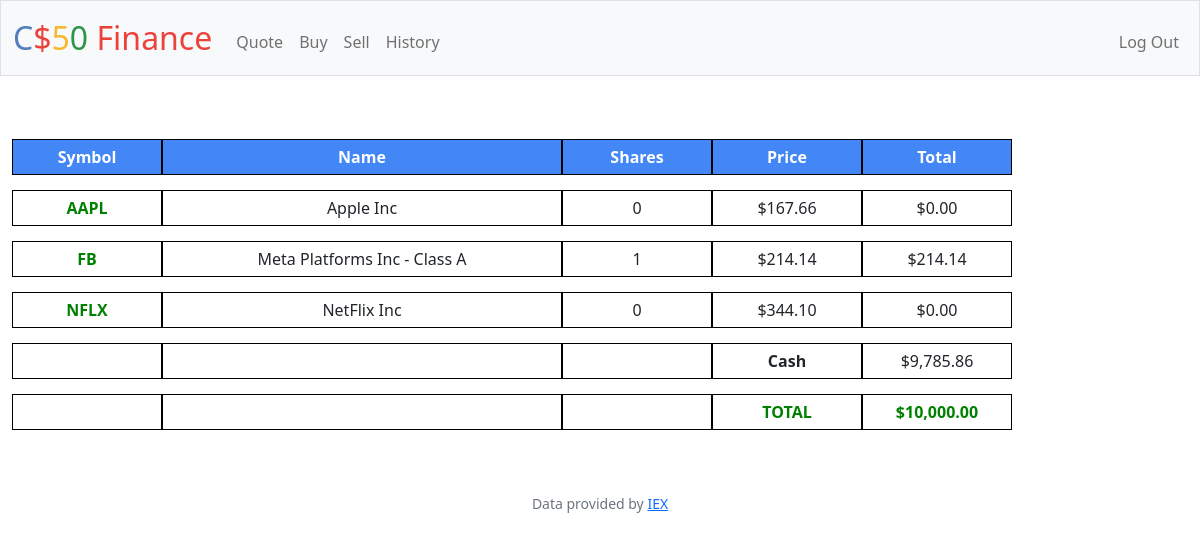
The page / (signed in) on the database its author committed.
### tables this page shows
CREATE TABLE transactions (
 id INTEGER PRIMARY KEY AUTOINCREMENT,
 user_id INTEGER NOT NULL,
 name TEXT NOT NULL,
 shares INTEGER NOT NULL,
 price NUMERIC NOT NULL,
 type TEXT NOT NULL,
 symbol TEXT NOT NULL,
 time TIMESTAMP DEFAULT CURRENT_TIMESTAMP,
 FOREIGN KEY(user_id) REFERENCES users(id)
);

CREATE TABLE users (id INTEGER PRIMARY KEY AUTOINCREMENT NOT NULL, username TEXT NOT NULL, hash TEXT NOT NULL, cash NUMERIC NOT NULL DEFAULT 10000.00);

### app.py (the view)
@app.route("/")
@login_required
def index():
    user_id = session["user_id"]
    userStocks = db.execute(
        "SELECT name, price, symbol, SUM(shares) as ownedShares FROM transactions WHERE user_id = ? GROUP BY symbol", user_id)
    userCashBalance = db.execute("SELECT cash FROM users WHERE id = ?", user_id)[0]["cash"]
    shareTotalValue = userCashBalance
    for stock in userStocks:
        shareTotalValue += stock["price"] * stock["ownedShares"]
    return render_template("index.html", usd=usd, total=shareTotalValue, cash=userCashBalance, stocks=userStocks)

### app.py (called while the page is built)
@app.after_request
def after_request(response):
    response.headers["Cache-Control"] = "no-cache, no-store, must-revalidate"
    response.headers["Expires"] = 0
    response.headers["Pragma"] = "no-cache"
    return response

### helpers.py (called while the page is built)
def login_required(f):
    @wraps(f)
    def decorated_function(*args, **kwargs):
        if session.get("user_id") is None:
            return redirect("/login")
        return f(*args, **kwargs)
    return decorated_function

def usd(value):
    return f"${value:,.2f}"

### templates/index.html (shortened to what this page needs)
{% extends "layout.html" %}
{% block main %}
    <table>
        <thead>
            <tr>
                <th>Symbol</th>
                <th>Name</th>
                <th>Shares</th>
                <th>Price</th>
                <th>Total</th>
            </tr>
        </thead>
        <tbody>
            {% for stock in stocks %}
            <tr>
                <td id="test"><strong>{{ stock["symbol"] }}</strong></td>
                <td id="td-wide">{{ stock["name"] }}</td>
                <td>{{ stock["ownedShares"] }}</td>
                <td>{{ stock["price"] | usd }}</td>
                <td>{{ usd(stock["ownedShares"] * stock["price"]) }}</b></td>
            </tr>
            {% endfor %}
            <tr>
                <td></td>
                <td></td>
                <td></td>
                <td><strong>Cash</strong></td>
                <td>{{ cash | usd}}</td>
            </tr>
        </tbody>
        <tfoot>
            <tr>
                <td></td>
                <td></td>
                <td></td>
                <td id="total">TOTAL</td>
                <td id="total">{{ total | usd }}</td>
            </tr>
        </tfoot>
    </table>
{% endblock %}

### static/styles.css (style rules this page uses)
table { border-collapse: separate; border-spacing: 0 15px; }
th { background-color: #4287f5; color: white; }
th, td { width: 150px; text-align: center; border: 1px solid black; padding: 5px; }
#test { color: green; }
#total { color: green; font-weight: bold; }
#td-wide { width: 400px; }

### rows shown on the page
transactions: symbol "FB", name "Meta Platforms Inc - Class A", ownedShares "1", price "$214.14", usd(stock['ownedShares']*stock['price']) "$214.14"
users: cash "$9,785.86"

### other values the page prints
{{ stock["symbol"] }} "AAPL" "NFLX"
{{ stock["name"] }} "Apple Inc" "NetFlix Inc"
{{ stock["ownedShares"] }} "0" "0"
{{ stock["price"] | usd }} "$167.66" "$344.10"
{{ usd(stock["ownedShares"] * stock["price"]) }} "$0.00" "$0.00"
{{ total | usd }} "$10,000.00"
